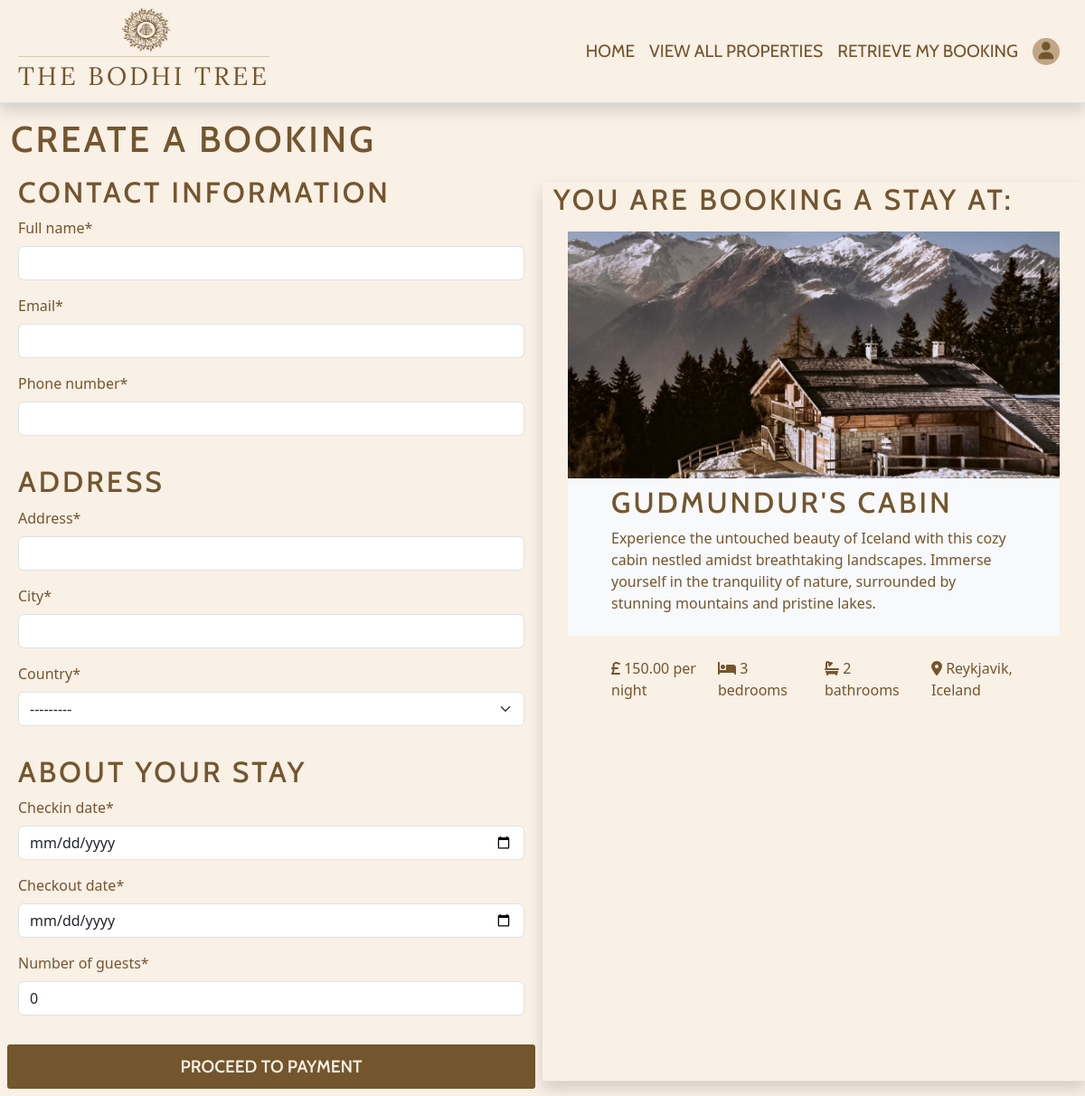
The app's page /booking/3/ with its own data.
### property/models.py (models this page shows)
class Property(models.Model):
    class Meta:
        verbose_name_plural = 'Properties'
    name = models.CharField(max_length=50)
    description = models.TextField(max_length=500, null=True, blank=True)
    address = models.CharField(max_length=80)
    city = models.CharField(max_length=40)
    country = CountryField()
    single_beds = models.IntegerField(null=True, blank=True)
    double_beds = models.IntegerField(null=True, blank=True)
    rooms = models.IntegerField(null=True, blank=True)
    suites = models.IntegerField(null=True, blank=True)
    bathrooms = models.IntegerField(null=True, blank=True)
    amenities = models.ManyToManyField(Amenity, blank=True)
    is_available = models.BooleanField(default=True)
    price_per_night = models.DecimalField(max_digits=6, decimal_places=2)
    is_featured = models.BooleanField(default=False)
    featured_image = models.ImageField()
    def __str__(self):
        return self.name
    def number_of_bedrooms(self):
        return self.rooms + self.suites
    def number_of_bathrooms(self):
        return self.bathrooms + self.suites

### booking/views.py (the view)
# urls.py: path('', views.booking, name='booking'),
def booking(request, property_id=None):
    if request.method == 'POST':
        form_data = {
            'full_name': request.POST['full_name'],
            'email': request.POST['email'],
            'phone_number': request.POST['phone_number'],
            'address': request.POST['address'],
            'city': request.POST['city'],
            'country': request.POST['country'],
            'checkin_date': request.POST['checkin_date'],
            'checkout_date': request.POST['checkout_date'],
            'number_of_guests': request.POST['number_of_guests'],
            'property': get_object_or_404(
                Property, name=request.POST['property']
            ),
        }
        booking_form = BookingForm(form_data)
        if booking_form.is_valid():
            booking = booking_form.save(commit=False)
            if request.user.is_authenticated:
                booking.user = request.user
            booking.update_price_total()
            booking.save()
            stripe.api_key = settings.STRIPE_SECRET_KEY
            YOUR_DOMAIN = 'http://127.0.0.1:8000/'
            checkout_session = stripe.checkout.Session.create(
                line_items=[
                    {
                        'price_data': {
                            'currency': 'gbp',
                            'product_data': {
                                'name': booking.property.name
                            },
                            'unit_amount_decimal': booking.price_total*100,
                        },
                        'quantity': 1,
                    },
                ],
                mode='payment',
                success_url=YOUR_DOMAIN + f'booking/booking_details/{booking.booking_number}',
                cancel_url=YOUR_DOMAIN + f'booking/cancel/{booking.booking_number}',
            )
            return redirect(checkout_session.url, code=303)
        else:
            return redirect('home')
    else:
        form = BookingForm()
        property = None
        if property_id:
            property = get_object_or_404(Property, pk=property_id)
        template = 'booking/booking.html'
        context = {
            'form': form,
            'property': property
        }
        return render(request, template, context)

### booking/forms.py
class BookingForm(forms.ModelForm):
    class Meta:
        model = Booking
        fields = [
            'full_name',
            'email',
            'phone_number',
            'address',
            'city',
            'country',
            'checkin_date',
            'checkout_date',
            'number_of_guests',
            'property',
        ]
        widgets = {
            'checkin_date': DateInput(),
            'checkout_date': DateInput(),
        }

### booking/templates/booking/booking.html (shortened to what this page needs)
{% extends 'base.html' %}
{% block content %}
    <form action="{% url 'booking' %}" method="POST">
        <div class="row mt-3 custom-text-dark">
            <h1 class="custom-text-dark">Create a booking</h1>
            <div class="col-12 col-md-6">
                <fieldset class="row p-2">
                    <h2 class="custom-text-dark">Contact Information</h1>
                    {{ form.full_name | as_crispy_field }}
                    {{ form.email | as_crispy_field  }}
                    {{ form.phone_number | as_crispy_field }}
                </fieldset>
                <fieldset class="p-2">
                    <h2 class="custom-text-dark">Address</h2>
                    {{ form.address | as_crispy_field }}
                    {{ form.city | as_crispy_field }}
                    {{ form.country | as_crispy_field }}
                </fieldset>
                <fieldset class="row p-2">
                    <h2 class="custom-text-dark">About your Stay</h2>
                    {{ form.checkin_date | as_crispy_field }}
                    {{ form.checkout_date | as_crispy_field }}
                    {{ form.number_of_guests | as_crispy_field }}
                </fieldset>
                <fieldset class="row p-2">
                    <button class="submit-btn" type="submit" id="payment-btn">Proceed to payment</button>
                </fieldset>
            </div>
            <div class="col-12 col-md-6 border-bottom shadow my-3">
                <h2 class="custom-text-dark">You are booking a stay at:</h2>
                <div class="row featured-property m-3 ">
                    <div class="col-12 p-0">
                        <img src="{{ property.featured_image.url }}" alt="">
                    </div>
                    <div class="col-12 p-0">
                        <div class="col-12 px-5 bg-light py-2">
                            <h2 class="custom-text-dark">{{ property.name }}</h2>
                            <p class="custom-text-dark">{{ property.description }}</p>
                        </div>
                        <div class="row custom-text-dark px-5 pt-2">
                            <div class="col-12 col-md-6 col-lg-3 py-3"><i class="fa-sharp fa-solid fa-sterling-sign"></i> {{ property.price_per_night }} per night</div>
                            <div class="col-12 col-md-6 col-lg-3 py-3"><i class="fa-sharp fa-solid fa-bed"></i> {{ property.number_of_bedrooms }} bedrooms</div>
                            <div class="col-12 col-md-6 col-lg-3 py-3"><i class="fa-sharp fa-solid fa-bath"></i> {{ property.number_of_bathrooms }} bathrooms</div>
                            <div class="col-12 col-md-6 col-lg-3 py-3"><i class="fa-sharp fa-solid fa-location-dot"></i> {{ property.city }}, {{ property.country.name }}</div>
                        </div>
                    </div>
                </div>
            </div>
        </div>
    </form>
{% endblock %}

### static/css/base.css (style rules this page uses)
body { background-color: #f9f0e6 !important; color: #73562e; font-family: 'Cabin', sans-serif; }
.custom-text-dark, .nav-item * { color: #73562e !important; }
h1, h2, h3 { text-transform: uppercase; letter-spacing: 3px; font-family: 'Cabin', sans-serif; }
.featured-property img { width: 100%; height: 100%; object-fit: cover; }
.submit-btn { text-align: center; text-transform: uppercase; text-decoration: none; font-family: 'Cabin', sans-serif; background-color: #73562e; border-radius: 3px; color: #f9f0e6; border: none; font-weight: 600; font-size: 1.2rem; transition: 0.5s ease; padding: 10px 15px; }

### records on screen
Property: featured_image (picture), name "GUDMUNDUR'S CABIN", description "Experience the untouched beauty of Iceland with this cozy cabin nestled amidst breathtaking landscapes. Immerse yourself in the tranquility of nature, surrounded by stunning mountains and pristine lakes.", price_per_night "150.00", number_of_bedrooms "3", number_of_bathrooms "2", city "Reykjavik", country.name "Iceland"
